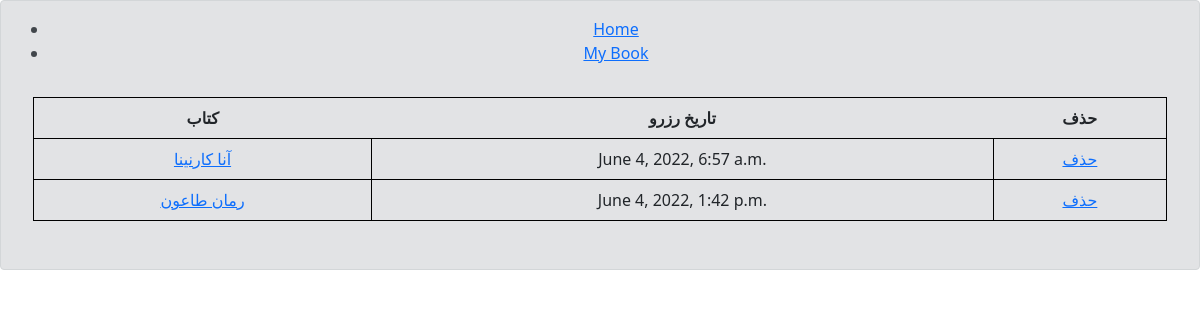
The page /order/orders (signed in) on the database its author committed.
### order/models.py (models this page shows, shortened)
class Order(models.Model):
    USER = get_user_model()
    user = models.ForeignKey(USER, on_delete=models.CASCADE, related_name='user_order', verbose_name='نام یوزر')
    book = models.ForeignKey(Book, on_delete=models.CASCADE, related_name='book_order', verbose_name='نام کتاب')
    reserv_date = models.DateTimeField(auto_now_add=True)
    is_reserve = models.BooleanField(default=True)
    class Meta:
        ordering = ('reserv_date',)

### book/models.py (models this page shows, shortened)
class Book(models.Model):
    title = models.CharField(max_length=70, verbose_name="نام کتاب")
    slug = models.SlugField(unique=True, verbose_name='آدرس')
    athore = models.ForeignKey(
        Author,
        on_delete=models.CASCADE,
        verbose_name="نویسنده کتاب",
        related_name="book_athore"
        )
    description = models.TextField(verbose_name="توضیحات کتاب")
    photo = models.ImageField(upload_to='images/book/%Y/%m/%d/', verbose_name="عکس محصول")
    release_date = models.IntegerField(verbose_name="تاریخ انتشار کتاب")
    reserve = models.BooleanField(default=False, verbose_name="رزرو شده ؟")
    genre = models.ManyToManyField(Genre, related_name='book_genre', verbose_name="ژانر کتاب")

### order/views.py (the view)
# urls.py: path('orders', orders_list, name='my-orders'),
@login_required
def orders_list(request):
    orders = Order.objects.filter(user=request.user, is_reserve=True)
    context = {
        'orders':orders
    }
    return render(request, 'order/orders.html', context)

### order/templates/order/orders.html
{% extends 'base.html' %}
{% load static %}
{% block content %}
        <table style="border: 1px solid black;" class="table">
            <tr>
                <th>کتاب</th>
                <th>تاریخ رزرو</th>
                <th>حذف</th>
            </tr>
            {% for order in orders %}
                {%if order.is_reserve %}
                    <tr>
                        <td style="border: 1px solid black;"><a href="{% url 'book:book-detail' order.book.id%}">{{order.book.title}}</a></td>
                        <td style="border: 1px solid black;">{{order.reserv_date}}</td>
                        <td style="border: 1px solid black;"><a href="{% url 'order:del-orders' order.id%}">حذف</a></td>
                    </tr>
                {% endif %}
            {% empty %}
                    هیچ کتابی رزرو نکرده اید
            {% endfor %}
        </table>
{% endblock content %}

### rows shown on the page
Order: book "آنا کارنینا", reserv_date "June 4, 2022, 6:57 a.m."
Order: book "رمان طاعون", reserv_date "June 4, 2022, 1:42 p.m."
